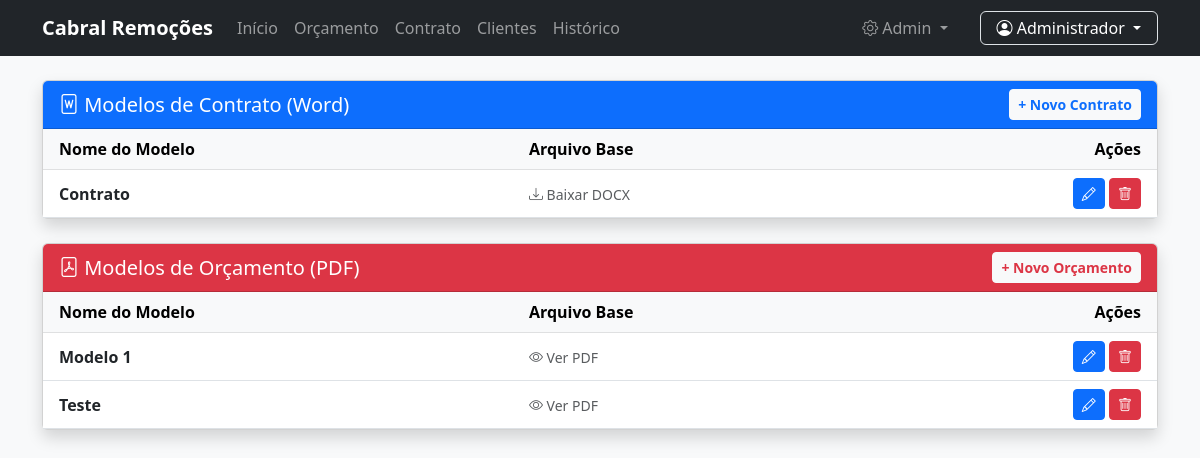
Page /gerenciar_modelos.php (signed in) on the earlier database version.
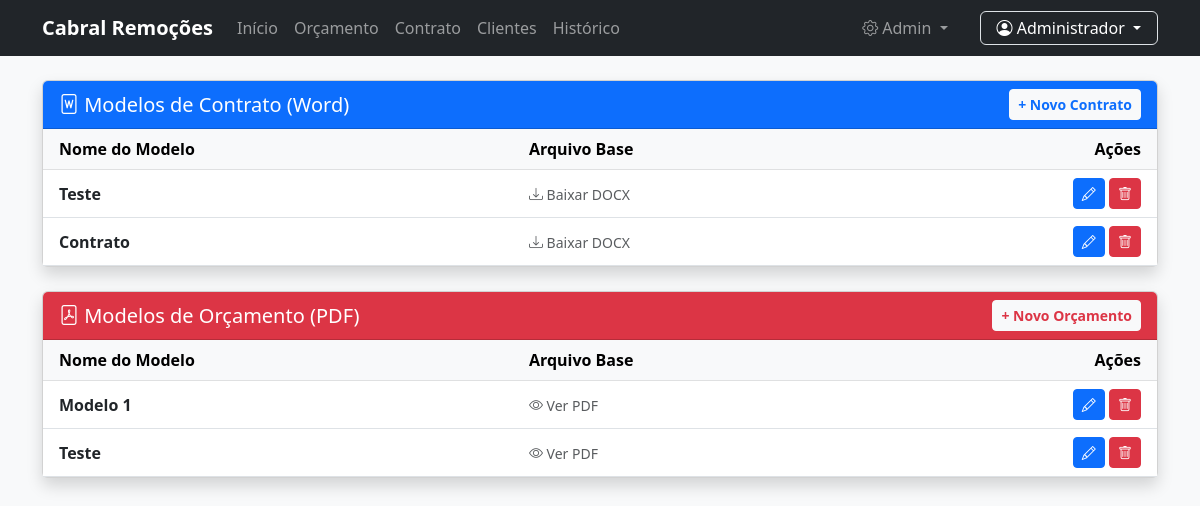
Same page on the later database version.
### tables this page shows
CREATE TABLE `contratos_templates` (
  `id` int(11) NOT NULL,
  `nome_modelo` varchar(100) NOT NULL,
  `caminho_arquivo` varchar(255) NOT NULL,
  `created_at` timestamp NOT NULL DEFAULT current_timestamp()
);

CREATE TABLE `templates` (
  `id` int(11) NOT NULL,
  `nome_modelo` varchar(100) NOT NULL,
  `caminho_arquivo` varchar(255) NOT NULL,
  `created_at` timestamp NOT NULL DEFAULT current_timestamp()
);

### gerenciar_modelos.php (the view, shortened to what the changed rows need)
<?php
require 'Scripts/conecta_banco.php';
$modelosPDF = $pdo->query("SELECT * FROM templates ORDER BY id DESC")->fetchAll();
$modelosContrato = $pdo->query("SELECT * FROM contratos_templates ORDER BY id DESC")->fetchAll();
?>
<!DOCTYPE html>
<html lang="pt-br">
<head>
    <link href="https://cdn.jsdelivr.net/npm/bootstrap@5.3.0/dist/css/bootstrap.min.css" rel="stylesheet">
    <link rel="stylesheet" href="https://cdn.jsdelivr.net/npm/bootstrap-icons@1.10.0/font/bootstrap-icons.css">
</head>
<body class="bg-light">
    <div class="container">
        <div class="card shadow mb-4">
            <div class="card-body p-0">
                <div class="table-responsive">
                    <table class="table table-hover mb-0 align-middle">
                        <thead class="table-light">
                            <tr>
                                <th class="ps-3">Nome do Modelo</th>
                                <th>Arquivo Base</th>
                                <th class="text-end pe-3">Ações</th>
                            </tr>
                        </thead>
                        <tbody>
                            <?php if(count($modelosContrato) > 0): ?>
                                <?php foreach($modelosContrato as $mc): ?>
                                <tr>
                                    <td class="ps-3 fw-bold"><?= $mc['nome_modelo'] ?></td>
                                    <td>
                                        <a href="<?= $mc['caminho_arquivo'] ?>" class="text-decoration-none small text-muted">
                                            <i class="bi bi-download"></i> Baixar DOCX
                                        </a>
                                    </td>
                                    <td class="text-end pe-3">
                                        <a href="editar_contrato.php?id=<?= $mc['id'] ?>" class="btn btn-sm btn-primary" title="Editar">
                                            <i class="bi bi-pencil"></i>
                                        </a>
                                        <a href="gerenciar_modelos.php?excluir_contrato_id=<?= $mc['id'] ?>"
                                           class="btn btn-sm btn-danger"
                                           onclick="return confirm('Tem certeza? Isso apagará o histórico deste contrato.')" title="Excluir">
                                            <i class="bi bi-trash"></i>
                                        </a>
                                    </td>
                                </tr>
                                <?php endforeach; ?>
                            <?php else: ?>
                                <tr><td colspan="3" class="text-center py-3 text-muted">Nenhum modelo de contrato cadastrado.</td></tr>
                            <?php endif; ?>
                        </tbody>
                    </table>
                </div>
            </div>
        </div>
        <div class="card shadow mb-5">
            <div class="card-body p-0">
                <div class="table-responsive">
                    <table class="table table-hover mb-0 align-middle">
                        <thead class="table-light">
                            <tr>
                                <th class="ps-3">Nome do Modelo</th>
                                <th>Arquivo Base</th>
                                <th class="text-end pe-3">Ações</th>
                            </tr>
                        </thead>
                        <tbody>
                            <?php if(count($modelosPDF) > 0): ?>
                                <?php foreach($modelosPDF as $mp): ?>
                                <tr>
                                    <td class="ps-3 fw-bold"><?= $mp['nome_modelo'] ?></td>
                                    <td>
                                        <a href="<?= $mp['caminho_arquivo'] ?>" target="_blank" class="text-decoration-none small text-muted">
                                            <i class="bi bi-eye"></i> Ver PDF
                                        </a>
                                    </td>
                                    <td class="text-end pe-3">
                                        <a href="editar_modelo.php?id=<?= $mp['id'] ?>" class="btn btn-sm btn-primary" title="Editar">
                                            <i class="bi bi-pencil"></i>
                                        </a>
                                        <a href="gerenciar_modelos.php?excluir_pdf_id=<?= $mp['id'] ?>"
                                           class="btn btn-sm btn-danger"
                                           onclick="return confirm('Tem certeza? Isso apagará o histórico deste orçamento.')" title="Excluir">
                                            <i class="bi bi-trash"></i>
                                        </a>
                                    </td>
                                </tr>
                                <?php endforeach; ?>
                            <?php else: ?>
                                <tr><td colspan="3" class="text-center py-3 text-muted">Nenhum modelo de orçamento cadastrado.</td></tr>
                            <?php endif; ?>
                        </tbody>
                    </table>
                </div>
            </div>
        </div>
    </div>
</body>
</html>

Differences in the rows shown:
added contratos_templates: nome_modelo "Teste"
